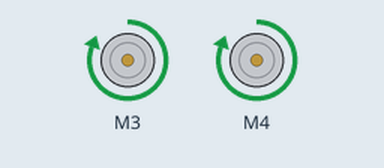
Simulated run of this sketch. Board: ESP32. Shown: 2 × DC motor (green arrow = forward, orange = backward, longer = faster).

Above: at 0.1 s.
Timing chart, 0 to 1.6 s (numbered marks = the images above):
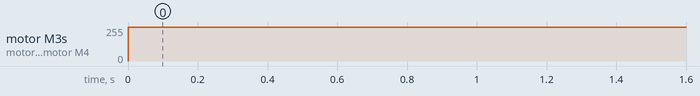

The sketch:

test_motor.ino
```cpp
#include <Wire.h>
#include <Adafruit_MotorShield.h>


Adafruit_MotorShield AFMS = Adafruit_MotorShield();
Adafruit_DCMotor *myMotor = AFMS.getMotor(3);
Adafruit_DCMotor *myMotor4 = AFMS.getMotor(4);
void setup() {
  // put your setup code here, to run once:

 AFMS.begin();
}

void loop() {
  // put your main code here, to run repeatedly:
 myMotor->setSpeed(255); // 255 is full
 myMotor->run(FORWARD);
 myMotor4->setSpeed(255); // 255 is full
 myMotor4->run(FORWARD);
}
```

Measured:
- by itself, motor M3, motor M4: stopped → forward 255/255 at 0.00 s
